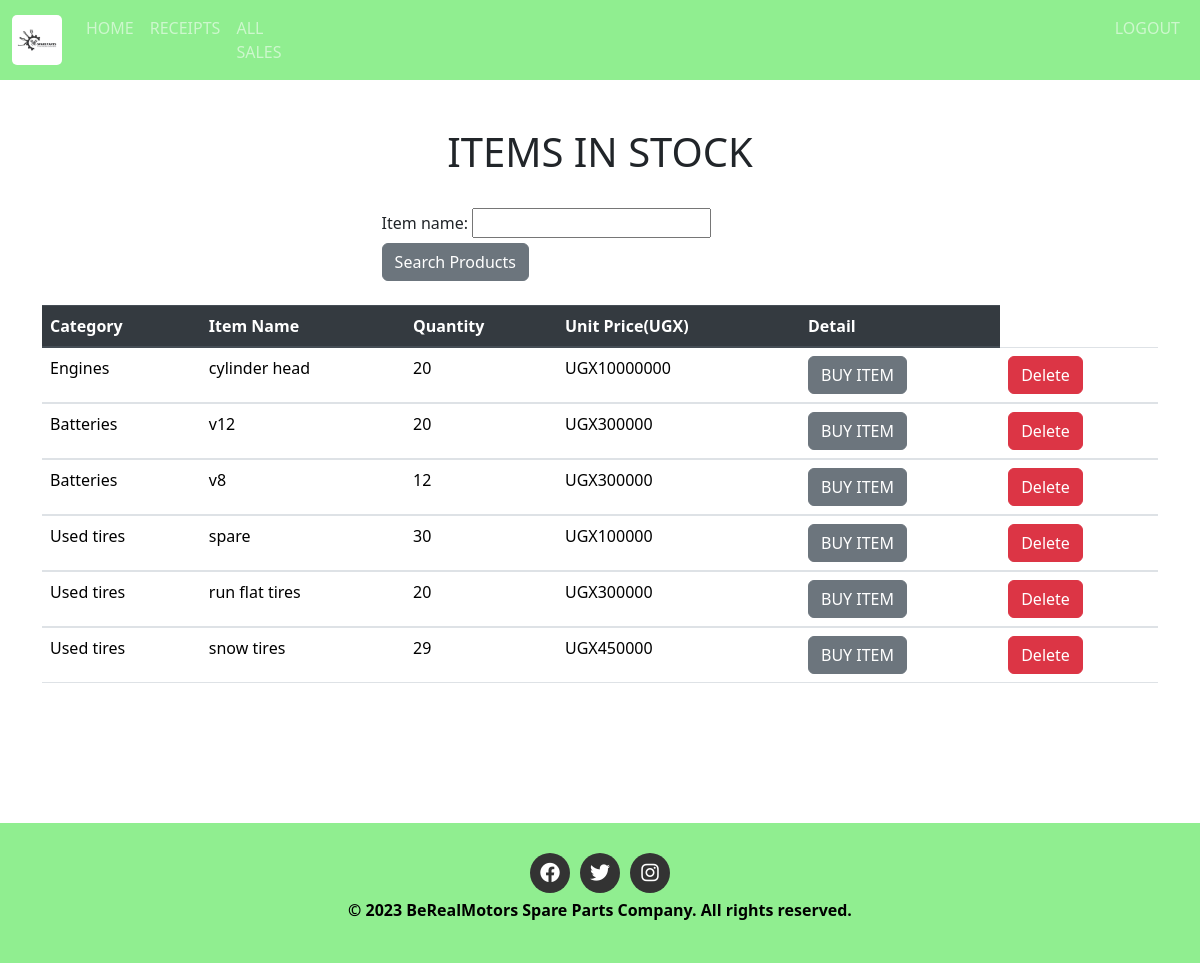
Before: /home/ (signed in) with the older database file.
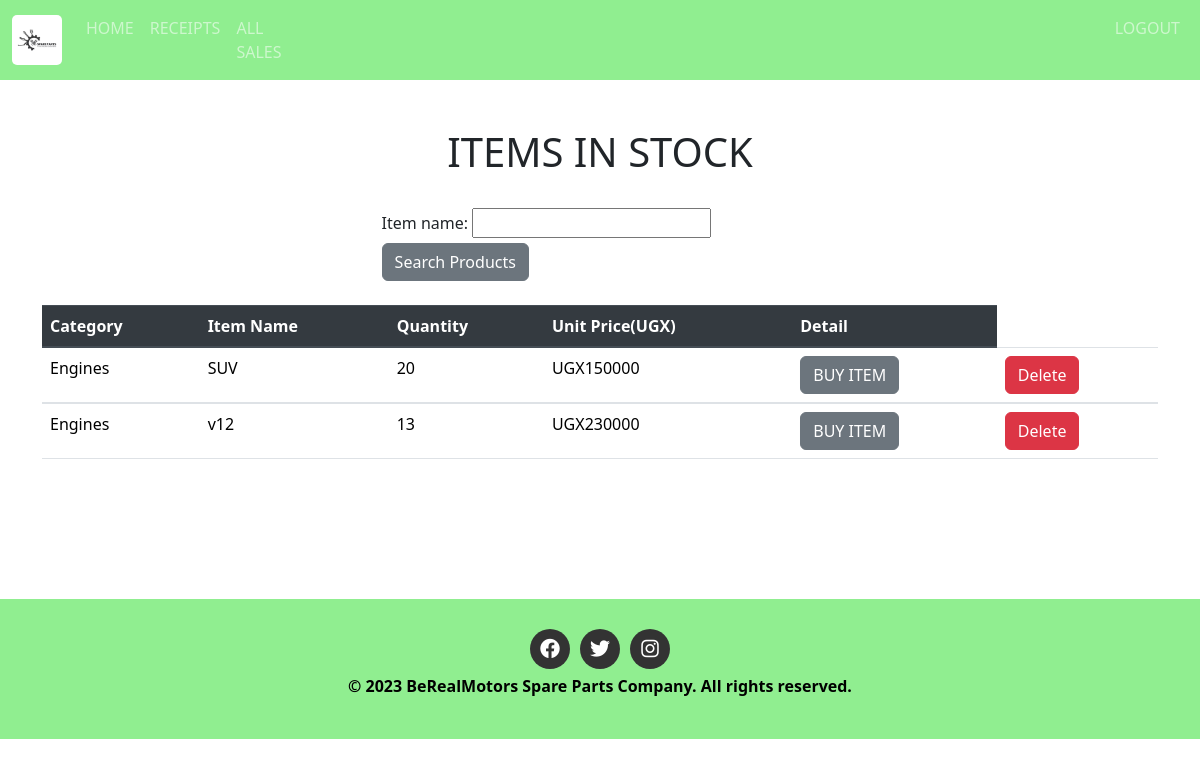
After: the same page with the newer database file.
### finalapplication/models.py (models this page shows, shortened)
class Product(models.Model):
    Category_name=models.ForeignKey(Category, on_delete=models.CASCADE,null=False,blank=False)
    item_name=models.CharField(max_length=50,null=False,blank=False)
    date_of_arrival = models.DateField(default=timezone.now)
    country_of_origin=models.CharField(max_length=50,null=False,blank=False)
    total_quantity=models.IntegerField(default=0,null=False,blank=False,validators=[MinValueValidator(1)])
    issued_quantity=models.IntegerField(default=0,null=False,blank=False)
    received_quantity=models.IntegerField(default=0,null=False,blank=False)
    unit_price=models.IntegerField(default=0,null=False,blank=False)

class Category(models.Model):
    name=models.CharField(max_length=50,null=False,blank=False,unique=True)
    def __str__(self):
        return self.name

### finalapplication/views.py (the view)
# urls.py: path('home/',views.home,name='home'),
@login_required
def home(request):
    products=Product.objects.all().order_by('id')
    product_filters=ProductFilter(request.GET,queryset=products)
    products=product_filters.qs
    return render(request,'project/home.html',{'products':products,'product_filters':product_filters})

### templates/project/home.html (shortened to what this page needs)
{% extends 'project/base.html' %} {% block content %}
<br></br>
<div class="container">
    <h1 class="text-center">ITEMS IN STOCK</h1>
    <br>
    <div class="container">
        <form action="" method="GET">
            {{product_filters.form}}
            <input type="submit" value="Search Products" class="btn btn-secondary btn" />
        </form>
    </div>
    <br>
    <table class="table">
        <thead class="thead-dark">
            <tr>
                <th scope="col">Category</th>
                <th scope="col">Item Name</th>
                <th scope="col">Quantity</th>
                <th scope="col">Unit Price(UGX)</th>
                <th scope="col">Detail</th>
            </tr>
        </thead>
        {% for product in products %}
        <tbody>
            <tr>
                <td>{{product.Category_name}}</td>
                <td>{{product.item_name}}</td>
                <td>{{product.total_quantity}}</td>
                <td>UGX{{product.unit_price}}</td>
                <td>
                    <a href="{% url 'product_detail' product.id %}"><input type="submit" value="BUY ITEM"
                            class="btn btn-secondary btn" type="button" /></a>
                </td>
                <td>
                    <div class="del"><button type="button" class="btn btn-danger" data-bs-toggle="modal"
                            data-bs-target="#exampleModal">
                            Delete
                        </button>
                    </div>
                </td>
            </tr>
        </tbody>
        {% endfor %}
    </table>
</div>
{% endblock %}

### templates/project/base.html (shortened to what this page needs)
{% load static%}
<!DOCTYPE html>
<html lang="en">
<head>
    <link rel="stylesheet" href="https://stackpath.bootstrapcdn.com/bootstrap/4.5.2/css/bootstrap.min.css">
    <link rel = "stylesheet" href = "{% static 'css/main.css' %}">
    <link rel="stylesheet" href="https://cdnjs.cloudflare.com/ajax/libs/font-awesome/6.0.0-beta3/css/all.min.css">
    <link rel="stylesheet" href="https://cdn.jsdelivr.net/npm/bootstrap@5.3.1/dist/css/bootstrap.min.css">
</head>
<body>
        <nav class="navbar navbar-expand-lg " data-bs-theme="dark">
            <div class="container-fluid">
                <a class="navbar-brand" href="#"><img src="{% static 'images/spareparts.avif' %}" alt="logo" width="80" class="logo-img"/></a>
                <div class="collapse navbar-collapse" id="navbarColor01">
                    <ul class="navbar-nav me-auto">
           {% if user.is_authenticated %}
              <li class="nav-item">
                <a class="nav-link" href="{% url 'home' %}">HOME</a>
              </li>
              <li class="nav-item">
                <a class="nav-link" href="{% url 'receipt' %}">RECEIPTS</a>
              </li>
              <li class="nav-item">
                <a class="nav-link" href="{% url 'all_sales' %}">ALL SALES</a>
              </li>
              <li class="nav-item" style="padding-left: 800px;">
                <a class="nav-link" href="{% url 'logout' %}">LOGOUT</a>
              </li>
            {% endif %}
          </ul>
     </nav>
    {% block content %}
    {% endblock %}
    <strong>
        <div class="footer">
            <div class="social-icons">
                <a href="https://www.facebook.com/your-page" target="_blank"><i class="fab fa-facebook"></i></a>
                <a href="https://twitter.com/your-handle" target="_blank"><i class="fab fa-twitter"></i></a>
                <a href="https://www.instagram.com/your-account/" target="_blank"><i
                        class="fab fa-instagram"></i></a>
            </div>
            <footer class="text-center" style="color: black;">
                <p>&copy; 2023 BeRealMotors Spare Parts Company. All rights reserved.</p>
            </footer>
        </div>
    </strong>
</body>
</html>

### finalapplication/static/css/main.css (style rules this page uses)
html,body { position: relative; overflow-x: hidden; background: url('/static/images/img6.jpg'); width: 100% !important; height: 100vh; display: table; position: relative; background-position: center; background-attachment: scroll; -o-background-size: cover; -moz-background-size: cover; -webkit-background-size: cover; background-size: cover; background-repeat: no-repeat; }
body { font-family: 'raleway'; }
form { width: 40%; margin: 0 auto; }
.navbar { background-color:lightgreen; }
.navbar-brand { font-size: 30px !important; }
.logo-img { width:50px; border-radius: 10%; }
.social-icons { display: flex; justify-content: center; align-items: center; }
.social-icons a { display: inline-block; width: 40px; height: 40px; background-color: #333; color: #fff; border-radius: 50%; font-size: 20px; margin: 5px; text-align: center; line-height: 40px; transition: background-color 0.3s ease; }
.footer { background-color:lightgreen; padding:25px; width:100%; height: auto; bottom: 0; left: 0; margin-top: 140px; }
tbody { color:lightblue; }
td a { font-weight: normal; font-size: 1em; -webkit-box-shadow: 0 2px 2px -2px #0E1119; -moz-box-shadow: 0 2px 2px -2px #0E1119; box-shadow: 0 2px 2px -2px #0E1119; color: red; }

Changed rows visible on the page:
removed Product: Category_name "Engines", item_name "cylinder head", total_quantity "20", unit_price "10000000"
removed Product: Category_name "Batteries", item_name "v12", total_quantity "20", unit_price "300000"
removed Product: Category_name "Batteries", item_name "v8", total_quantity "12", unit_price "300000"
removed Product: Category_name "Used tires", item_name "spare", total_quantity "30", unit_price "100000"
removed Product: Category_name "Used tires", item_name "run flat tires", total_quantity "20", unit_price "300000"
removed Product: Category_name "Used tires", item_name "snow tires", total_quantity "29", unit_price "450000"
added Product: Category_name "Engines", item_name "SUV", total_quantity "20", unit_price "150000"
added Product: Category_name "Engines", item_name "v12", total_quantity "13", unit_price "230000"
